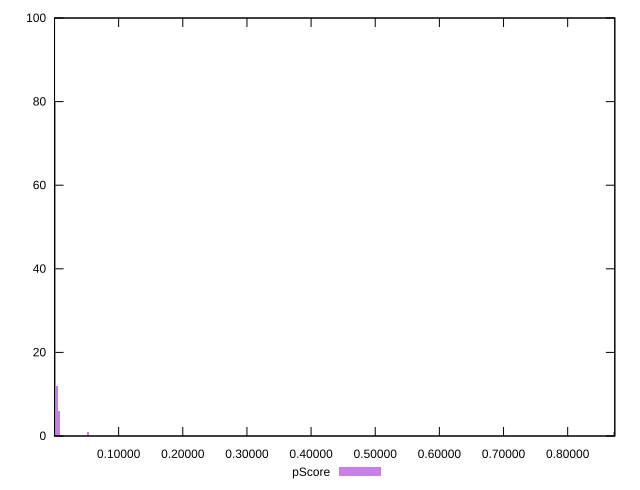

Recreate this plot in gnuplot.
reset

$pScore <<EOF
0.0522149098502632 1
0.8727349217829706 1
0.0037296364178759428 12
0 80
0.0074592728357518855 6
EOF

set key outside below
set boxwidth 0.0037296364178759428
set xrange [0.00005566990461691734:0.8734958958476261]
set yrange [0:100]
set trange [0:100]
set style fill transparent solid 0.5 noborder
set terminal svg size 640, 490 enhanced background rgb 'white'
set output "report/report_00029_2021-02-24T13-36-40.390Z/largest-contentful-paint/samples/astro/pScore/histogram.svg"

plot $pScore title "pScore" with boxes

reset
